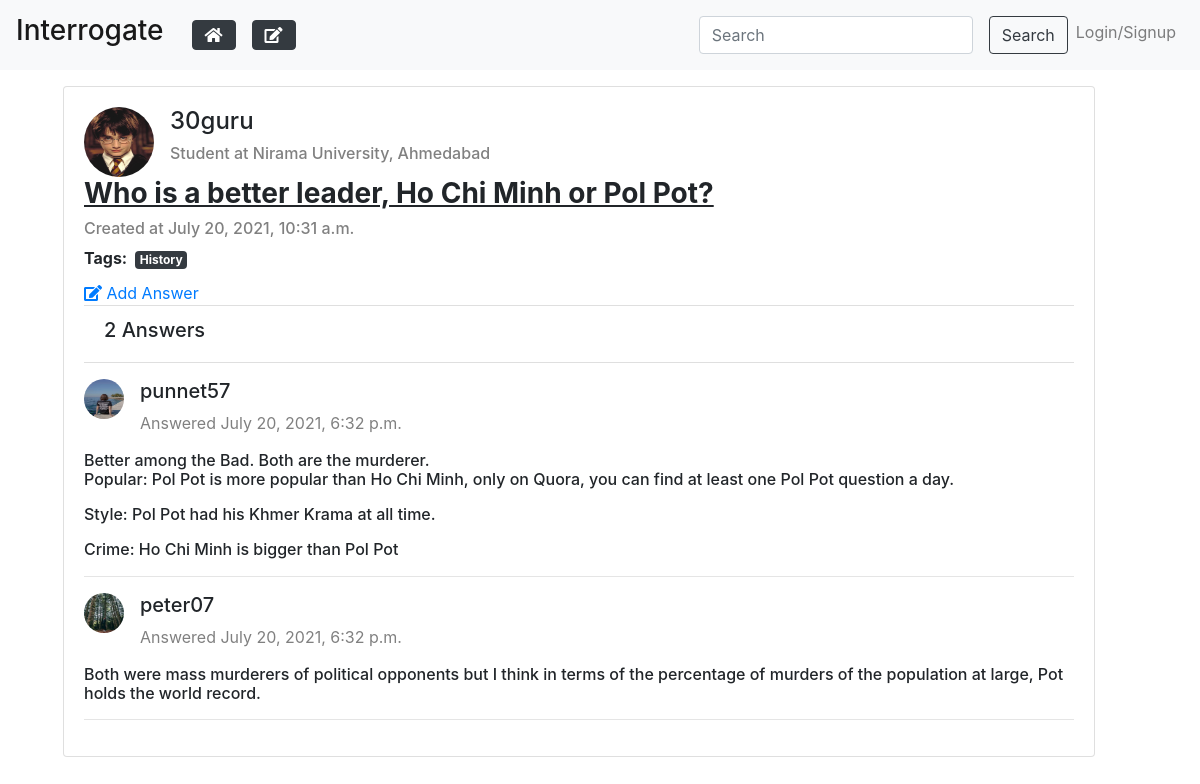
/Quora/35/, run on the app's committed database.
### quora/models.py (models this page shows, shortened)
class Question(models.Model):
    sno = models.AutoField(primary_key=True)
    question = models.CharField(max_length=255)
    user = models.ForeignKey(User, on_delete=models.CASCADE)
    status = models.BooleanField(default=0)
    queTopics = models.ManyToManyField(quoraTopic)
    timestamp = models.DateTimeField(default=now)

class quoraTopic(models.Model):
    topic_id = models.AutoField(primary_key=True)
    topic = models.CharField(max_length=50)
    image = models.ImageField(upload_to = 'quora/topicImg/')

class Answer(models.Model):
    sno = models.AutoField(primary_key=True)
    answer= RichTextField(blank=True, null= True)
    user=models.ForeignKey(User, on_delete=models.CASCADE)
    question=models.ForeignKey(Question, on_delete=models.CASCADE)
    timeStamp=models.DateTimeField(default=now)

### authentication/models.py (models this page shows, shortened)
class Profile(models.Model):
    user = models.OneToOneField(User, on_delete=models.CASCADE)
    first_name = models.CharField(max_length=100)
    last_name = models.CharField(max_length=100, blank=True)
    description = models.TextField(blank=True)
    employment = models.CharField(max_length=100, blank=True)
    school = models.CharField(max_length=100, blank=True)
    topics = models.ManyToManyField(quoraTopic)
    userImage = models.ImageField(upload_to = 'auth/userImg/', default = 'user.png')

### quora/views.py (the view)
# urls.py: path('<int:sno>/', views.questionDetail, name='questionDetail'),
def questionDetail(request,sno):
    que = Question.objects.filter(sno=sno).get()
    print(que.question)
    context = {'que': que }
    return render(request,'questionDetails.html',context)

### quora/context_processors.py (called while the page is built)
def add_variable_to_context(request):
    allTopics = quoraTopic.objects.all()
    return{'allTopics':allTopics , 'form':addAnswer}

### quora/templates/questionDetails.html (shortened to what this page needs)
{% extends 'base.html' %}
{% block content %}
<div class="container row">
    <div class="col-12">
        <div class="card ml-5 mt-3">
            <div class="card-body">
                <div class="media">
                    <a href="{% url 'othersProfile' que.user.username%}" target="_blank">
                        <img class="rounded-circle mr-3" src="{{que.user.profile.userImage.url}}" alt="..." width="70px" height="70px">
                    </a>
                    <div class="media-body">
                        <h4 class="mt-0">{{que.user}}</h4>
                        {% if que.user.profile.employment == '' and que.user.profile.school == ''%}
                        <h6></h6>
                        {% elif que.user.profile.employment == '' %}
                        <h6 style="color: grey;">Student at {{que.user.profile.school}}</h6>
                        {% else %}
                        <h6 style="color: grey;">Employee at {{que.user.profile.employment}}</h6>
                        {% endif %}
                    </div>
                </div>
                <h3><u><b>{{que.question}}</b></u></h3>
                <h6 style="color: grey;">Created at {{que.timestamp}}</h6>
                <div class="tags mb-2 mt-2">
                    <b>Tags: </b>
                    {% for topic in que.queTopics.all %}
                        <span class="badge badge-dark m-1">{{ topic.topic }}</span>
                    {% endfor %}
                </div>
                <a data-toggle="collapse" href="#ansCollapse{{que.sno}}{{queTopic.topic_id}}" role="button" aria-expanded="false" aria-controls="ansCollapse{{que.sno}}{{queTopic.topic_id}}" class="addAns mr-2">
                    <i class="fas fa-edit" area-hidden="true"></i> Add Answer
                </a>
                <ul class="list-group list-group-flush mb-3">
                    <li class="list-group-item">
                        <h5>{{que.answer_set.count}} Answers</h5>
                    </li>
                </ul>
                {% for answer in que.answer_set.all %}
                <div class="media">
                <a href="{% url 'othersProfile' answer.user.username%}" target="_blank">
                    <img class="rounded-circle mr-3" src="{{answer.user.profile.userImage.url}}" alt="..." width="40px" height="40px">
                </a>
                    <div class="media-body">
                        <h5 class="mt-0">{{answer.user}}</h5>
                        <span style="color: grey;">Answered {{ answer.timeStamp }}</span>
                    </div>
                    </div>
                    <h6 class="mt-3">{{ answer.answer|safe }}</h6>
                    <hr>
                {% endfor %}
            </div>
        </div>
    </div>
</div>
{% endblock content %}

### data on the page
Question: user.profile.userImage (picture), user "30guru", user.profile.school "Nirama University, Ahmedabad", question "Who is a better leader, Ho Chi Minh or Pol Pot?", timestamp "July 20, 2021, 10:31 a.m.", answer_set.count "2"
quoraTopic: topic "History"
Answer: user.profile.userImage (picture), user "punnet57", timeStamp "July 20, 2021, 6:32 p.m.", answer "Better among the Bad. Both are the murderer. Popular: Pol Pot is more popular than Ho Chi Minh, only on Quora, you can find at least one Pol Pot question a day. Style: Pol Pot had his Khmer Krama at all time. Crime: Ho Chi Minh is bigger than Pol Pot"
Answer: user.profile.userImage (picture), user "peter07", timeStamp "July 20, 2021, 6:32 p.m.", answer "Both were mass murderers of political opponents but I think in terms of the percentage of murders of the population at large, Pot holds the world record."
